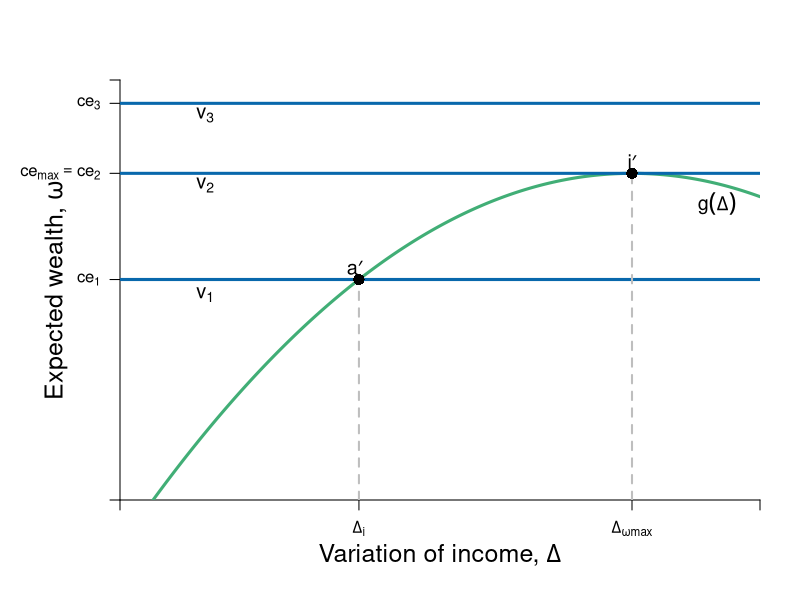

Source code (R):
require(ggplot2)
require(shape)
pdf(file = "risk/risk_return_neutral.pdf", width = 9, height = 7)

#Set parameters for graphics
axislabelsize <- 1.5
labelsize <- 1.2
graphlinewidth <- 3
segmentlinewidth <- 2
a <- c(2, 4, 6)


COL <- c("#7fc97f", "#beaed4", "#fdc086", "#ffff99", "#386cb0", "#f0027f", "#bf5b17", "#666666")
COLA <- c("#e0f3db", "#99d8c9","#66c2a4","#41ae76", "#238b45", "#005824")
COLB <- c("#c6dbef", "#4eb3d3", "#2b8cbe", "#0868ac","#084081")
COLC <- c("#fcfbfd", "#efedf5", "#dadaeb", "#bcbddc", "#9e9ac8", "#807dba", "#6a51a3", "#54278f", "#3f007d")

par(mar =  c(5, 6, 4, 2))
xlims <- c(0, 15)
ylims <- c(0, 18)

riskreturn <- function(g, int1 = 14, int2 = 4, coeff = 1/3){
  int1 - (int2 - (coeff)*g)^2
}

uA <- function(omega, g, slope = 0.5){
  omega + omega*g  - slope*g^2
}

indiffA <- function(g, intercept = 3, slope = 0.125){
  intercept  + slope*g^2
}


#Plot command 
plot(0, 0, xlim = xlims, ylim = ylims, 
     type = "n",
     xlab = expression(paste("")),
     ylab = expression(paste("")), 
     axes = FALSE,
     # xlab = expression(paste("Bob's Payoff, ", u^B)),
     # ylab = expression(paste("Alfredo's Payoff, ", u^A)),
     #xaxt = "n", 
     #yaxt = "n", 
     cex.lab = axislabelsize, 
     bty = "n", 
     xaxs="i", 
     yaxs="i"
)


#Customize ticks and labels for the plot
# ticksy <- seq(ylims[1], ylims[2], 3)
# ylabels <- seq(ylims[1], ylims[2], 3)
# ticksx <- seq(xlims[1], xlims[2], 5)
# xlabels <- seq(xlims[1], xlims[2], 5)
ticksy <- c(0,  riskreturn(g = 5.6), riskreturn(g = 12), 17, ylims[2])
ylabels <- c(NA, expression(paste(ce[1])), expression(paste(ce[max] == ce[2])), expression(paste(ce[3])), NA)
ticksx <- c(0, 5.6, 12, xlims[2])
xlabels <- c(NA, expression(paste(Delta[i])), expression(paste(Delta[omega*max])), NA)

axis(1, at = ticksx, pos = 0, labels = xlabels)
axis(2, at = ticksy, pos = 0, labels = ylabels, las = 1)
mtext(expression(paste("Variation of income, ", Delta)), side=1, line = 2.5, cex = axislabelsize)
text(xlims[1] - 1.5, ylims[2] - 0.5*(ylims[2] - ylims[1]), expression(paste("Expected wealth, ", omega)), xpd = TRUE, cex = axislabelsize, srt = 90) 


npts <- 500 
xx1 <- seq(xlims[1], xlims[2], length.out = npts)
lines(xx1, riskreturn(xx1), col = COLA[4], lwd = graphlinewidth, lty = 1)
# lines(xx1, indiffA(xx1, intercept = 2), col = COLB[4], lwd = graphlinewidth, lty = 1)
# lines(xx1, indiffA(xx1, intercept = 5.6), col = COLB[4], lwd = graphlinewidth, lty = 1)
# lines(xx1, indiffA(xx1, intercept = 9), col = COLB[4], lwd = graphlinewidth, lty = 1)
# 

#Add points a, b, c and c
#segments(5.6, 0, 5.6, riskreturn(g = 5.6), lty = 2, col = COLB[4], lwd = segmentlinewidth)
segments(0, riskreturn(g = 5.6), xlims[2], riskreturn(g = 5.6), lty = 1, col = COLB[4], lwd = graphlinewidth)
segments(0, riskreturn(g = 12) , xlims[2], riskreturn(g = 12) , lty = 1, col = COLB[4], lwd = graphlinewidth)
segments(0, 17, xlims[2], 17, lty = 1, col = COLB[4], lwd = graphlinewidth)

segments(5.6, 0, 5.6, riskreturn(g = 5.6), lty = 2, col = "gray", lwd = segmentlinewidth)

segments(12, 0, 12, riskreturn(g = 12) , lty = 2, col = "gray", lwd = segmentlinewidth)


#Label risk return schedule
text(14, 12.7, expression(paste(g(Delta))), cex = labelsize)


#Label value functions
text(2, 8.8, expression(v[1]), cex = labelsize)
text(2, 13.5, expression(v[2]), cex = labelsize)
text(2, 16.5, expression(v[3]), cex = labelsize)


points(5.6, riskreturn(g = 5.6), pch = 16, col = "black", cex = 1.5)
text(5.6 - 0.1, riskreturn(g = 5.6) + 0.5, expression(paste(a*minute)), cex = labelsize)


points(12, riskreturn(g = 12) , pch = 16, col = "black", cex = 1.5)
text(12, riskreturn(g = 12) + 0.5, expression(paste(i*minute)), cex = labelsize)


dev.off()
